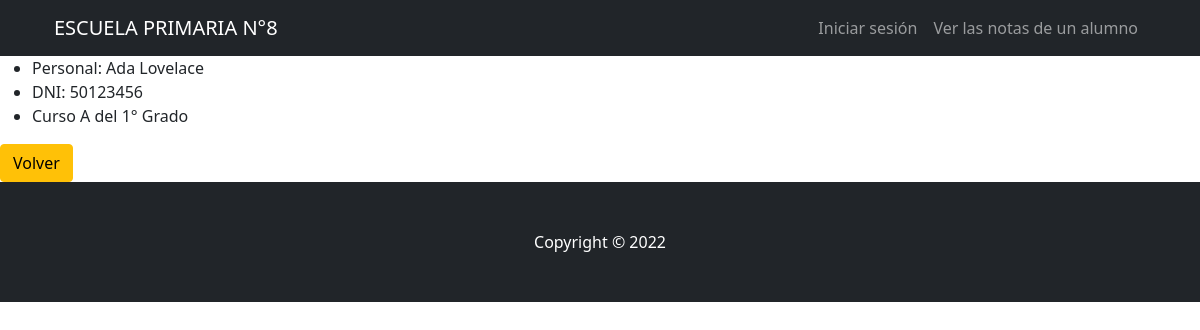
/AppZero/alumnos/detalle/1, run on the app's committed database.
### AppZero/models.py (models this page shows, shortened)
class Alumno(models.Model):
    nombre=models.CharField(max_length=40)
    apellido=models.CharField(max_length=40)
    DNI = models.IntegerField()
    direccion=models.CharField(max_length=60, blank=True, null=True)
    telefono=models.IntegerField(blank=True, null=True)
    email=models.EmailField(blank=True, null=True)
    calificaciones = models.OneToOneField('Calificacion', null=True, on_delete=models.CASCADE, related_name='+' )
    curso = models.ForeignKey(Curso, on_delete=models.CASCADE)

class Curso(models.Model):
    grado = models.ForeignKey(Grado, on_delete=models.CASCADE, null=True)
    division=models.CharField(max_length=1)
    def __str__(self):
        return f'Curso {self.division} del {self.grado}'

class Grado(models.Model):
    grado=models.CharField(max_length=1)
    def __str__(self):
        return f'{self.grado}° Grado'

### AppZero/views.py (the view)
# urls.py: path('alumnos/detalle/<pk>', views.AlumnosDetail.as_view(), name="AlumnosDetail"),
class AlumnosDetail(DetailView):
    model = Alumno
    template_name = 'AppZero/Alumnos/alumnos_detail.html'

### AppZero/Templates/AppZero/Alumnos/alumnos_detail.html (shortened to what this page needs)
{% extends "AppZero/padre.html" %}
{% load static %}
{% block contenidoAdicional %}
    <ul>
        <li>Personal: {{alumno.nombre}} {{alumno.apellido}}</li>
        <li>DNI: {{alumno.DNI}}</li>
        <li>{{alumno.curso}}</li>
    </ul>
    <a class="btn btn-warning" href="javascript:history.back()">Volver</a>
{% endblock %}

### data on the page
Alumno: nombre "Ada", apellido "Lovelace", DNI "50123456", curso "Curso A del 1° Grado"
